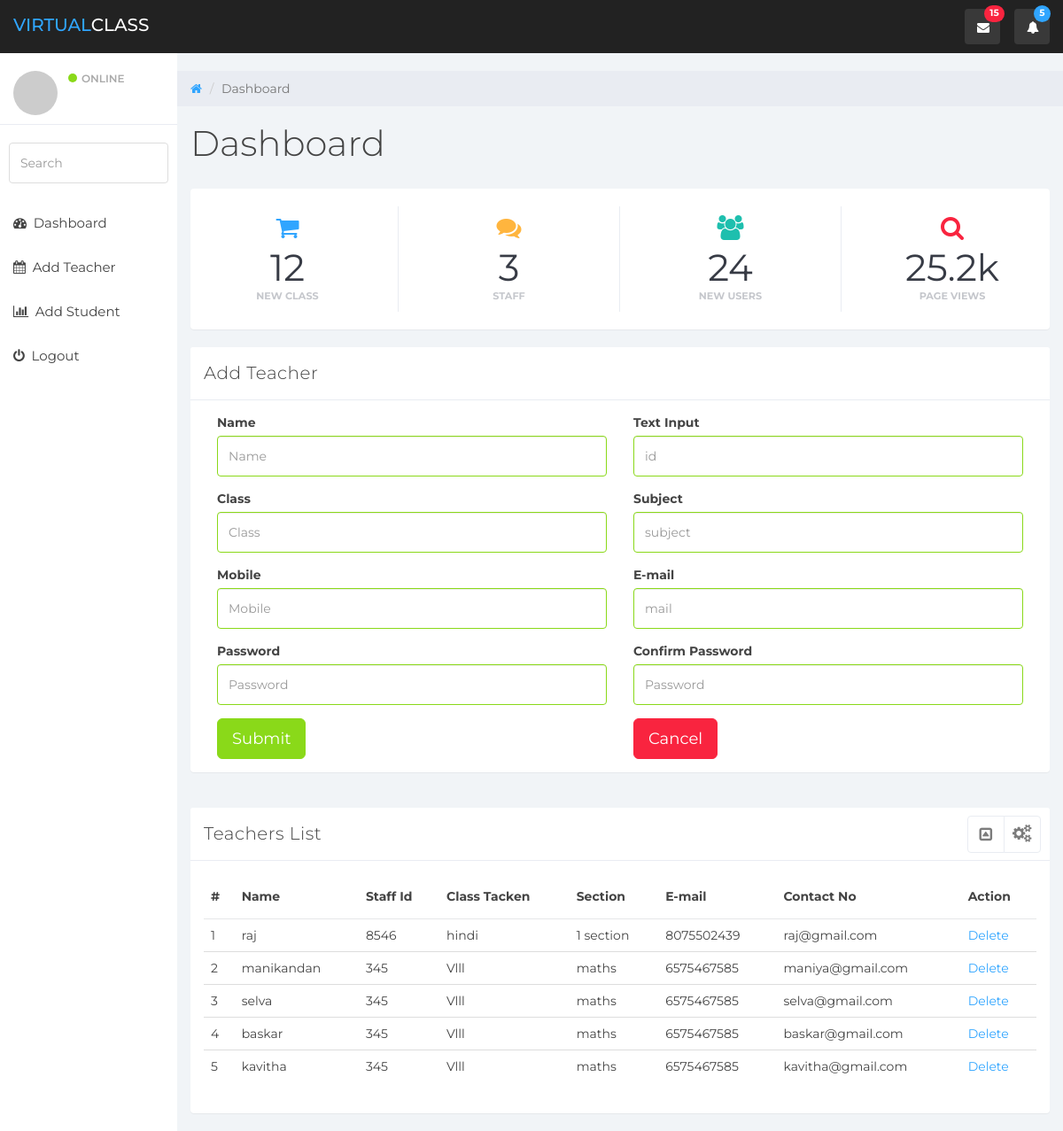
Screenshot of /admin/user.php with the database file from the repository.
### tables this page shows
CREATE TABLE `teacher_details` (
  `id` int(11) NOT NULL,
  `name` varchar(30) NOT NULL,
  `staff_id` int(11) NOT NULL,
  `class` varchar(20) NOT NULL,
  `subject` varchar(25) NOT NULL,
  `phone` varchar(20) NOT NULL,
  `mail` varchar(30) NOT NULL,
  `password` varchar(30) NOT NULL,
  `confirmpassword` varchar(30) NOT NULL,
  `status` tinyint(4) NOT NULL
);

### admin/user.php (the view, shortened to what this page needs)
<?php
include_once('db/dpconfig.php');
?>
<!DOCTYPE html>
<html>
<head>
<?php echo include_once "function/css_js.php" ?>
</head>
<body>
<?php echo include_once "sidebar.php" ?>
	<div class="col-sm-9 col-sm-offset-3 col-lg-10 col-lg-offset-2 main">
		<div class="row">
			<ol class="breadcrumb">
				<li><a href="#">
					<em class="fa fa-home"></em>
				</a></li>
				<li class="active">Dashboard</li>
			</ol>
		</div>
		<div class="row">
			<div class="col-lg-12">
				<h1 class="page-header">Dashboard</h1>
			</div>
		</div>
		<div class="panel panel-container">
			<div class="row">
				<div class="col-xs-6 col-md-3 col-lg-3 no-padding">
					<div class="panel panel-teal panel-widget border-right">
						<div class="row no-padding"><em class="fa fa-xl fa-shopping-cart color-blue"></em>
							<div class="large">12</div>
							<div class="text-muted">New class</div>
						</div>
					</div>
				</div>
				<div class="col-xs-6 col-md-3 col-lg-3 no-padding">
					<div class="panel panel-blue panel-widget border-right">
						<div class="row no-padding"><em class="fa fa-xl fa-comments color-orange"></em>
							<div class="large">3</div>
							<div class="text-muted">staff</div>
						</div>
					</div>
				</div>
				<div class="col-xs-6 col-md-3 col-lg-3 no-padding">
					<div class="panel panel-orange panel-widget border-right">
						<div class="row no-padding"><em class="fa fa-xl fa-users color-teal"></em>
							<div class="large">24</div>
							<div class="text-muted">New Users</div>
						</div>
					</div>
				</div>
				<div class="col-xs-6 col-md-3 col-lg-3 no-padding">
					<div class="panel panel-red panel-widget ">
						<div class="row no-padding"><em class="fa fa-xl fa-search color-red"></em>
							<div class="large">25.2k</div>
							<div class="text-muted">Page Views</div>
						</div>
					</div>
				</div>
			</div>
		</div>
		<div class="panel panel-default">
					<div class="panel-heading">Add Teacher</div>
					<div class="panel-body">
					<form role="form" method="post" action="function/teacher.php">
						<div class="col-md-6">
							<div class="form-group has-success">
								<label>Name</label>
								<input class="form-control" type="text"  placeholder="Name"  name="name">
							</div>
							<div class="form-group has-success">
								<label>Class</label>
								<input class="form-control" type="text"  placeholder="Class" name="class">
							</div>
							<div class="form-group has-success">
								<label>Mobile</label>
								<input class="form-control" type="text"  placeholder="Mobile" name="mobile">
							</div>
							<div class="form-group has-success">
								<label>Password</label>
								<input class="form-control" type="password"  placeholder="Password" name="password">
							</div>
							<input type="submit" class="btn btn-lg btn-success" value="Submit">
						</div>
						<div class="col-md-6">
							<div class="form-group has-success">
								<label>Text Input</label>
								<input class="form-control"  type="text" placeholder="id" name="staffid">
							</div>
							<div class="form-group has-success">
								<label>Subject</label>
								<input class="form-control" type="text"  placeholder="subject" name="subject">
							</div>
							<div class="form-group has-success">
								<label>E-mail</label>
								<input class="form-control" type="email"  placeholder="mail" name="email">
							</div>
							<div class="form-group has-success">
								<label>Confirm Password</label>
								<input class="form-control" type="password"  placeholder="Password" name="confirmpassword">
							</div>
								<button type="button" class="btn btn-lg btn-danger">Cancel</button>
					    </div>
							</form>
						</div>
					</div>
					<br>
		<div class="row">
			<div class="col-md-12">
				<div class="panel panel-default">
					<div class="panel-heading">
						Teachers  List
						<ul class="pull-right panel-settings panel-button-tab-right">
							<li class="dropdown"><a class="pull-right dropdown-toggle" data-toggle="dropdown" href="#">
								<em class="fa fa-cogs"></em>
							</a>
							</li>
						</ul>
						<span class="pull-right clickable panel-toggle panel-button-tab-left"><em class="fa fa-toggle-up"></em></span></div>
					<div class="panel-body">
					<table class="table table-hover" id="myTable">
                         <thead>
                            <tr>
                              <th>#</th>
                              <th>Name</th>
                              <th>Staff Id</th>
                              <th>Class Tacken</th>
                              <th>Section</th>
                              <th>E-mail</th>
                              <th>Contact No</th>
                              <th>Action</td>
                            </tr>
                        </thead>
                            <tbody>
                            <?php
                                $sql = "SELECT *  FROM teacher_details WHERE status='1'";
                                $result = $conn->query($sql);
                                if ($result->num_rows > 0) {
                                    while($row    = $result->fetch_assoc()) {
                                        $id        = $row["id"];
                                        $Name    = $row["name"];
                                        $staff_id = $row["staff_id"];
                                        $class   = $row["class"];
                                        $subject  = $row["subject"];
                                        $phone   = $row["phone"];
                                        $email   = $row["mail"];
                                    ?>
                                        <tr>
                                            <td><?php echo $id;?></td>
                                            <td><?php echo $Name;?></td>
                                            <td><?php echo $staff_id;?></td>
                                            <td><?php echo $class;?></td>
                                            <td><?php echo $subject;?></td>
                                            <td><?php echo $phone;?></td>
                                            <td><?php echo $email;?></td>
                                            <td> <a href="function/removeuser.php?removetid=<?php echo $id;?>">Delete</a></td>
                                        </tr>
                                <?php
                                    }
                                }
                             ?>
                            </tbody>
                        </table>
					</div>
				</div>
			</div>
		</div>
	</div>
</body>
</html>

### admin/assets/css/styles.css (style rules this page uses)
body { background: #f1f4f7; padding-top: 60px; font-size: 14px; color: #444444; font-family: "Montserrat", "Helvetica Neue", Helvetica, Arial, sans-serif; }
a, a:hover, a:focus { color: #30a5ff; }
h1, h2, h3, h4, h5, h6 { color: #444444; }
h1 { font-weight: 300; font-size: 40px; }
.large { font-size: 2em; }
.text-muted { color: #c5c7cc; }
.color-blue { color: #30a5ff; }
.color-teal { color: #1ebfae; }
.color-orange { color: #ffb53e; }
.color-red { color: #f9243f; }
.no-padding { padding: 0; margin: 0; }
.fa-xl { font-size: 2em; }
input.form-control { border: 1px solid #ddd; box-shadow: none; height: 46px; }
.has-success .form-control, .has-success .form-control:focus { border: 1px solid #8ad919; }
.dropdown { background: rgba(255, 255, 255, 0.1); float: left; margin: 10px 8px; padding: 0px; border-radius: 4px; }
.dropdown a.dropdown-toggle { color: #fff; height: 40px; width: 40px; padding-top: 11px; padding-left: 9px; }
.dropdown em { margin: 0 5px; }
.btn-success, .btn-success:hover, .btn-success:focus, .btn-success:active, .btn-success.active, .open > .dropdown-toggle.btn-success, .btn-success.disabled, .btn-success[disabled], fieldset[disabled] .btn-success, .btn-success.disabled:hover, .btn-success[disabled]:hover, fieldset[disabled] .btn-success:hover, .btn-success.disabled:focus, .btn-success[disabled]:focus, fieldset[disabled] .btn-success:focus, .btn-success.disabled:active, .btn-success[disabled]:active, fieldset[disabled] .btn-success:active, .btn-success.disabled.active, .btn-success[disabled].active, fieldset[disabled] .btn-success.active { background-color: #8ad919; border-color: #8ad919; }
.btn-danger, .btn-danger:hover, .btn-danger:focus, .btn-danger:active, .btn-danger.active, .open > .dropdown-toggle.btn-danger, .btn-danger.disabled, .btn-danger[disabled], fieldset[disabled] .btn-danger, .btn-danger.disabled:hover, .btn-danger[disabled]:hover, fieldset[disabled] .btn-danger:hover, .btn-danger.disabled:focus, .btn-danger[disabled]:focus, fieldset[disabled] .btn-danger:focus, .btn-danger.disabled:active, .btn-danger[disabled]:active, fieldset[disabled] .btn-danger:active, .btn-danger.disabled.active, .btn-danger[disabled].active, fieldset[disabled] .btn-danger.active { background-color: #f9243f; border-color: #f9243f; }
.panel { border: 0; }
.panel-container { padding-top: 20px; }
.panel-heading .fa-toggle-up, .panel-heading .fa-toggle-down { font-size: 17px; }
.panel-blue { background: #30a5ff; color: #fff; }
.panel-teal { background: #1ebfae; color: #fff; }
.panel-orange { background: #ffb53e; color: #fff; }
.panel-red { background: #f9243f; color: #fff; }
.panel-heading { font-size: 20px; font-weight: 300; letter-spacing: 0.025em; height: 60px; line-height: 38px; }
.panel-default .panel-heading { background: #fff; border-bottom: 1px solid #e9ecf2; color: #444444; }
.panel-widget { padding: 10px 0; position: relative; box-shadow: none; border-radius: 0; background: none; text-align: center; color: #333; }
.panel-widget .text-muted { margin-top: -6px; text-transform: uppercase; font-weight: bold; font-size: 0.8em; }
.panel-widget .large { color: #373b45; font-size: 3em; }
.panel-settings { list-style: none; padding: 0; margin: 0; }
.panel-settings .dropdown a.dropdown-toggle, .panel-settings a { padding: 0; background: none; color: #7c7c7c; }
.panel-settings a, .panel-toggle { width: 40px; padding: 2px 0 0 0; }
.panel-settings, .panel-toggle { display: inline-block; margin: -1px -5px 0 15px !important; border-radius: 4px; text-align: center; border: 1px solid #e9ecf2; color: #7c7c7c; background: #fff; width: 42px; }
.panel-settings { width: 42px; border-top-right-radius: 4px; border-bottom-right-radius: 4px; }
.panel-settings li.dropdown { margin: 0; padding: 0; }
.clickable { cursor: pointer; }
.panel-heading span { margin: 0px; font-size: 14px; }
.panel-button-tab-right { margin-left: 4px !important; border-top-left-radius: 0; border-bottom-left-radius: 0; }
.panel-button-tab-left { border-top-right-radius: 0; border-bottom-right-radius: 0; }
.border-right { border-right: 1px solid #dadbda; }
.panel .border-top, .panel .border-right, .panel .border-bottom, .panel .border-left { border-color: #e9ecf2; }
.breadcrumb { border-radius: 0; padding: 10px 15px 10px 15px; background: #e9ecf2; margin: 0; }
h1.page-header { margin-top: 20px; border-bottom: 0; }
.table { background: #fff; }
.table > thead > tr > th { border-bottom: 1px solid #e6e7e8; vertical-align: middle; height: 50px; }

### rows the page displays
teacher_details: id "1", name "raj", staff "8546", class "hindi", subject "1 section", phone "8075502439", mail "raj@gmail.com"
teacher_details: id "2", name "manikandan", staff "345", class "Vlll", subject "maths", phone "6575467585", mail "maniya@gmail.com"
teacher_details: id "3", name "selva", staff "345", class "Vlll", subject "maths", phone "6575467585", mail "selva@gmail.com"
teacher_details: id "4", name "baskar", staff "345", class "Vlll", subject "maths", phone "6575467585", mail "baskar@gmail.com"
teacher_details: id "5", name "kavitha", staff "345", class "Vlll", subject "maths", phone "6575467585", mail "kavitha@gmail.com"
